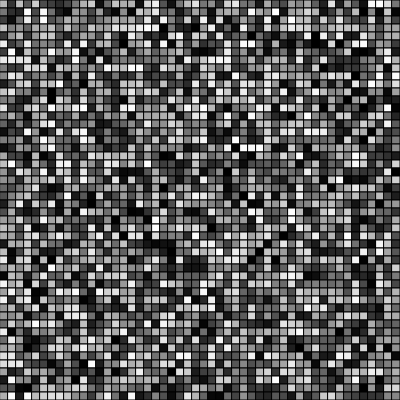
Frame 1 (no input)
Frame 2 (the mouse pressed at the canvas centre, redrawn once): identical to frame 1, image omitted

The p5.js sketch that drew this single still picture (run headless with seeded random() and noise() and a simulated clock; the mouse was pressed at the canvas centre and the sketch redrawn once):

// p5.js sketch
// ── sketch.js
let arr =[];
let rows; //y좌표
let cols; //x좌표
let pixelSize=8;
function setup() {
  createCanvas(400, 400);
  rows = height/pixelSize;
  cols = width/pixelSize;
  for (let i =0; i < rows; i++){
    arr[i] = [];
    for(let j =0; j<cols; j++){
      arr[i][j] = int(random(256));
    }
  }
}

function draw() {
  background(220);
  for (let i =0; i<arr.length; i++){
    for(let j=0; j<arr[0].length; j++){
      fill(arr[i][j]);
      rect(j*pixelSize, i*pixelSize, pixelSize);
    }
  }
  noLoop();
}
